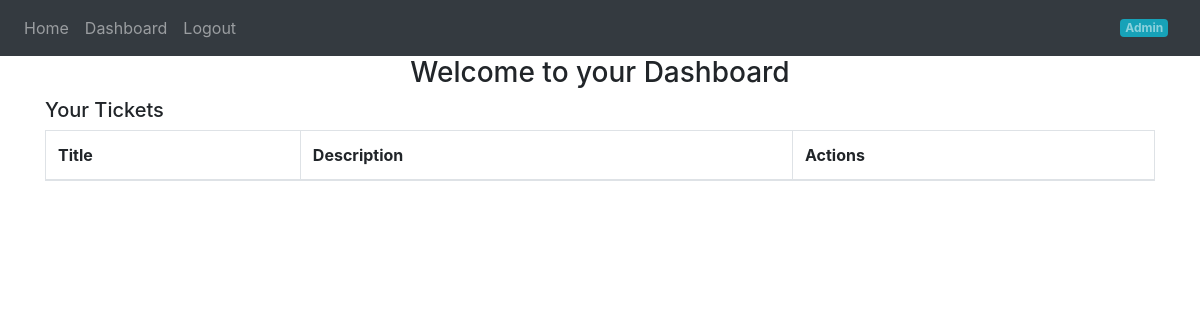
Before: /dashboard (signed in) with the older database file.
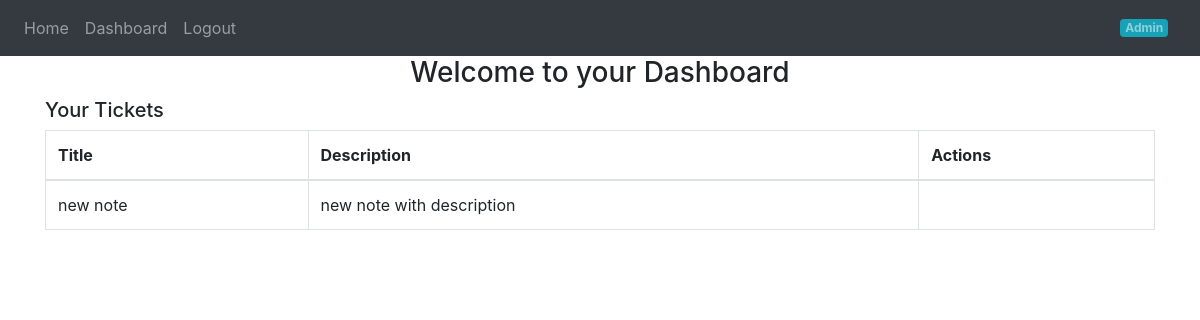
After: the same page with the newer database file.
### helpdeskapp/models.py (models this page shows)
class Ticket(db.Model):
    id = db.Column(db.Integer, primary_key=True)
    title = db.Column(db.String(150), nullable=False)
    description = db.Column(db.Text, nullable=False)
    date = db.Column(db.DateTime(timezone=True), default=func.now())
    status = db.Column(db.String(150), nullable=False, default="Open")
    user_id = db.Column(db.Integer, db.ForeignKey('user.id'), nullable=False)
    priority = db.Column(db.String(50), nullable=True, default="Medium")

### helpdeskapp/views.py (the view)
@views.route('/dashboard')
@login_required
def dashboard():
    is_admin = hasattr(current_user, 'is_admin') and current_user.is_admin
    if is_admin:
        tickets = Ticket.query.all()
    else:
        tickets = Ticket.query.filter_by(user_id=current_user.id).all()
    return render_template(
        "dashboard.html",
        tickets=tickets,
        is_admin=is_admin,
        user=current_user
    )

### helpdeskapp/__init__.py (called while the page is built)
def create_app():
    app = Flask(__name__)
    app.config['SECRET_KEY'] = 'softwareandagile'
    app.config['SQLALCHEMY_DATABASE_URI'] = f'sqlite:///{DB_NAME}'
    db.init_app(app)
    login_manager = LoginManager()
    login_manager.login_view = 'auth.login'
    login_manager.init_app(app)
    from .views import views
    from .auth import auth
    app.register_blueprint(views, url_prefix='/')
    app.register_blueprint(auth, url_prefix='/')
    from .models import User, Ticket, Department
    create_database(app)
    @login_manager.user_loader
    def load_user(id):
        return User.query.get(int(id))
    return app

### helpdeskapp/templates/dashboard.html (shortened to what this page needs)
{% extends "base.html" %} {% block title %}Dashboard{% endblock%}
{% block content %}
    <h3 align="center">Welcome to your Dashboard</h3>
    {% if current_user.is_admin %}
      <h5>All Tickets (Admin View)</h5>
      <table class="table table-bordered">
        <thead>
          <tr>
            <th>User</th>
            <th>Title</th>
            <th>Description</th>
            <th>Actions</th>
          </tr>
        </thead>
        <tbody>
          {% for ticket in all_tickets %}
            <tr>
              <td>{{ ticket.user.username }}</td>
              <td>{{ ticket.title }}</td>
              <td>{{ ticket.description }}</td>
              <td>
                <button type="button" class="btn btn-danger btn-sm" onclick="deleteTicket({{ ticket.id }})">Delete</button>
              </td>
            </tr>
          {% endfor %}
        </tbody>
      </table>
    {% else %}
      <h5>Your Tickets</h5>
      <table class="table table-bordered">
        <thead>
          <tr>
            <th>Title</th>
            <th>Description</th>
            <th>Actions</th>
          </tr>
        </thead>
        <tbody>
          {% for ticket in user.tickets %}
            <tr>
              <td>{{ ticket.title }}</td>
              <td>{{ ticket.description }}</td>
              <td>
              </td>
            </tr>
          {% endfor %}
        </tbody>
      </table>
    {% endif %}
{% endblock %}

Changed rows visible on the page:
added Ticket: title "new note", description "new note with description"
